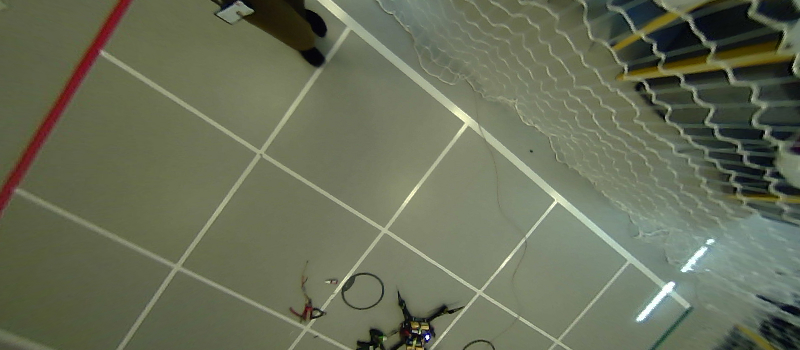
#> input picture assignments/HW1/data/grid.jpg, 800 x 350 px
$ python task3.py
#> lines starting #> are read from the running program, lines starting #| are printed output that depends on the picture
### assignments/HW1/common.py
import numpy as np

def rgb_to_gray(I):
    """
    Converts a HxWx3 RGB image to a HxW grayscale image as
    described in the text.
    """
    return I.mean(axis=2) # Placeholder

def central_difference(I):
    """
    Computes the gradient in the x and y direction using
    a central difference filter, and returns the resulting
    gradient images (Ix, Iy) and the gradient magnitude Im.
    """
    kernel = np.array([0.5, 0, -0.5])

    Ix = np.convolve(I.ravel(), kernel, mode='same').reshape(np.shape(I))
    Iy = np.convolve(I.ravel(order='F'), kernel, mode='same').reshape(np.shape(I), order='F')
    Im = np.zeros_like(I) # Placeholder
    # [6 lines of commented-out code are left out]
    Im = np.sqrt(np.power(Ix,2) + np.power(Iy,2))
    return Ix, Iy, Im

def g(x,sigma):
    return 1 / (2*np.pi*sigma**2) * np.exp(-x**2/(2*sigma**2))

def gaussian(I, sigma):
    """
    Applies a 2-D Gaussian blur with standard deviation sigma to
    a grayscale image I.
    """

    # Hint: The size of the kernel should depend on sigma. A common
    # choice is to make the half-width be 3 standard deviations. The
    # total kernel width is then 2*np.ceil(3*sigma) + 1.
    if sigma == 0:
        return I

    kernel = np.zeros(int(2*np.ceil(3*sigma)+1))
    for i in range(kernel.size):
        kernel[i] = g(i - kernel.size//2, sigma)

    result = np.convolve(I.ravel(), kernel, mode='same').reshape(np.shape(I))
    result = np.convolve(result.ravel(order='F'), kernel, mode='same').reshape(np.shape(I), order='F')

    return result / np.max(result)  # Normalize pixel values to remove odd
                                    # darkening issue.

def extract_edges(Ix, Iy, Im, threshold):
    """
    Returns the x, y coordinates of pixels whose gradient
    magnitude is greater than the threshold. Also, returns
    the angle of the image gradient at each extracted edge.
    """
    theta = np.array([])
    edge_coords = np.nonzero(Im > threshold)
    for y, x in zip(edge_coords[0], edge_coords[1]):
        angle = np.arctan2(Iy[y,x], Ix[y,x])
        theta = np.append(theta, angle)

    return edge_coords[1], edge_coords[0], theta

### assignments/HW1/task3.py
import numpy as np
import matplotlib.pyplot as plt
from common import *

threshold = 0.04
sigma     = 1.5
filename  = 'data/grid.jpg'

I_rgb      = plt.imread(filename)
#> I_rgb is the input picture: shape (350, 800, 3); mean R, G, B 103.7, 109.6, 87.4
I_rgb      = I_rgb/255.0
I_gray     = rgb_to_gray(I_rgb)
#> in rgb_to_gray, `return I.mean(axis=2)`:
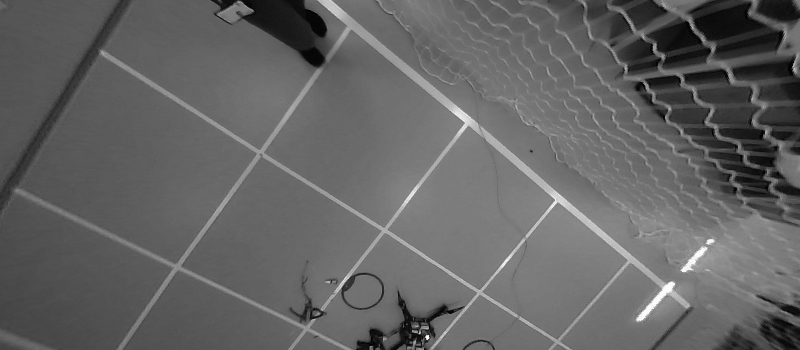
#> returned value: shape (350, 800) float64; min 0, max 1, mean 0.393
I_blur     = gaussian(I_gray, sigma)
Ix, Iy, Im = central_difference(I_blur)
#> in central_difference, `Ix = np.convolve(I.ravel(), kernel, mode='same').reshape(np.shape(I))`:
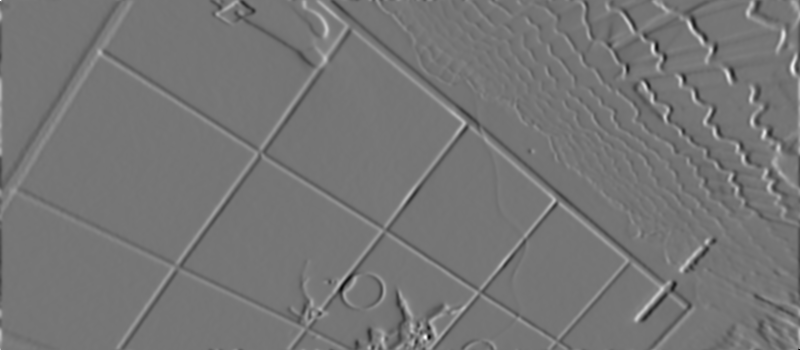
#> Ix: shape (350, 800) float64; min -0.129, max 0.15, mean -1.84e-07; drawn with min black and max white
#> in central_difference, `Iy = np.convolve(I.ravel(order='F'), kernel, mode='same').reshape(np.s..`:
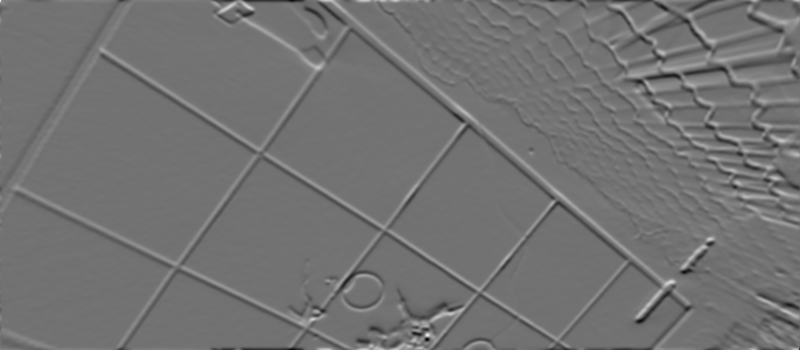
#> Iy: shape (350, 800) float64; min -0.125, max 0.153, mean -1.84e-07; drawn with min black and max white
#> in central_difference, `Im = np.sqrt(np.power(Ix,2) + np.power(Iy,2))`:
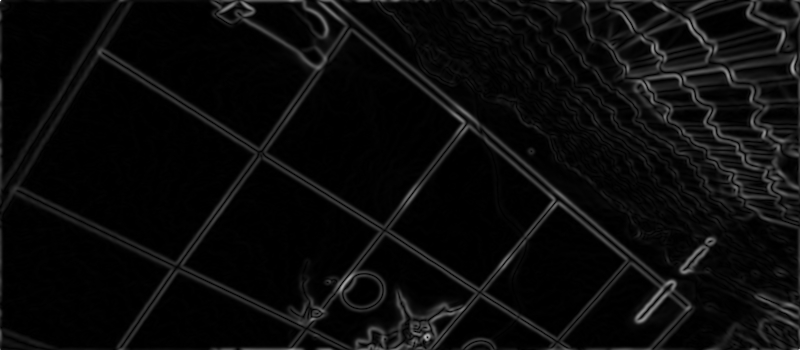
#> Im: shape (350, 800) float64; min 1.46e-06, max 0.214, mean 0.00968; drawn with min black and max white
x,y,theta  = extract_edges(Ix, Iy, Im, threshold)
#> in extract_edges, `edge_coords = np.nonzero(Im > threshold)`: edge_coords = 18266 positions, rows 0 to 349, columns 0 to 799
#> the loop in extract_edges, `for y, x in zip(edge_coords[0], edge_coords[1]):` made 18266 passes
#> (x, angle) on passes 9 to 11: (216, -1.41), (217, -1.24), (218, -1.23)
#> after the loop in extract_edges, `for y, x in zip(edge_coords[0], edge_coords[1]):`: theta = 18266 values, max 3.14 at index 12444, min -3.14 at index 14126, mean 0.0698
#> x = 18266 values, max 799 at index 277, min 0 at index 0, mean 527.7; y = 18266 values from 0 to 349

fig, axes = plt.subplots(1,5,figsize=[15,4], sharey='row')
plt.set_cmap('gray')
axes[0].imshow(I_blur)
axes[1].imshow(Ix, vmin=-0.05, vmax=0.05)
axes[2].imshow(Iy, vmin=-0.05, vmax=0.05)
axes[3].imshow(Im, vmin=+0.00, vmax=0.10, interpolation='bilinear')
edges = axes[4].scatter(x, y, s=1, c=theta, cmap='hsv')
fig.colorbar(edges, ax=axes[4], orientation='horizontal', label='$\\theta$ (radians)')
for a in axes:
    a.set_xlim([300, 600])
    a.set_ylim([I_rgb.shape[0], 0])
    a.set_aspect('equal')
axes[0].set_title('Blurred input')
axes[1].set_title('Gradient in x')
axes[2].set_title('Gradient in y')
axes[3].set_title('Gradient magnitude')
axes[4].set_title('Extracted edges')
plt.tight_layout()
plt.savefig('figures/out_edges.png') # Uncomment to save figure to working directory
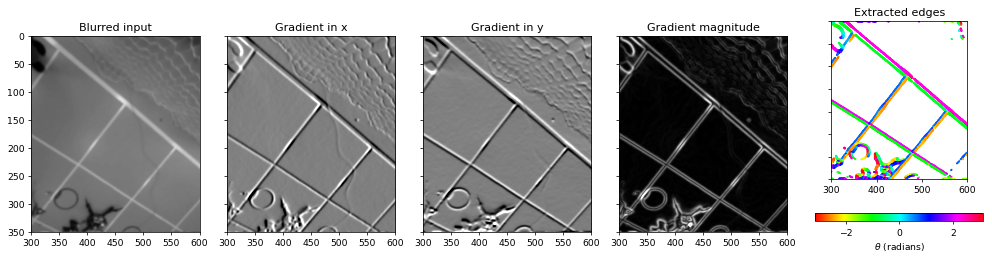
#> figure drawn by matplotlib, 6 panels
plt.show()
